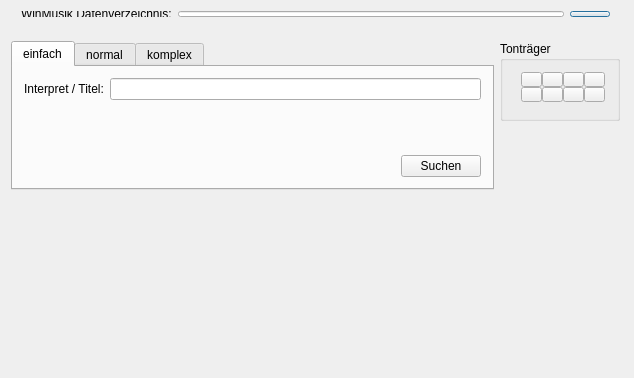
<ui version="4.0" >
 <class>wm2searchClass</class>
 <widget class="QDialog" name="wm2searchClass" >
  <property name="geometry" >
   <rect>
    <x>0</x>
    <y>0</y>
    <width>634</width>
    <height>378</height>
   </rect>
  </property>
  <property name="windowTitle" >
   <string>wm2search</string>
  </property>
  <widget class="QWidget" name="horizontalLayout" >
   <property name="geometry" >
    <rect>
     <x>10</x>
     <y>0</y>
     <width>611</width>
     <height>28</height>
    </rect>
   </property>
   <layout class="QHBoxLayout" >
    <item>
     <widget class="QLabel" name="label" >
      <property name="text" >
       <string>WinMusik Datenverzeichnis:</string>
      </property>
     </widget>
    </item>
    <item>
     <widget class="QLineEdit" name="wmpfad" />
    </item>
    <item>
     <widget class="QPushButton" name="WMPfadSuchen" >
      <property name="text" >
       <string/>
      </property>
      <property name="icon" >
       <iconset resource="resources.qrc" >:/resources/resources/folder-open-20.png</iconset>
      </property>
     </widget>
    </item>
   </layout>
  </widget>
  <widget class="QFrame" name="frame" >
   <property name="geometry" >
    <rect>
     <x>0</x>
     <y>30</y>
     <width>631</width>
     <height>171</height>
    </rect>
   </property>
   <property name="frameShape" >
    <enum>QFrame::NoFrame</enum>
   </property>
   <property name="frameShadow" >
    <enum>QFrame::Raised</enum>
   </property>
   <layout class="QHBoxLayout" >
    <item>
     <layout class="QHBoxLayout" >
      <item>
       <widget class="QTabWidget" name="searchtabs" >
        <property name="currentIndex" >
         <number>0</number>
        </property>
        <widget class="QWidget" name="tab" >
         <attribute name="title" >
          <string>einfach</string>
         </attribute>
         <layout class="QVBoxLayout" >
          <item>
           <layout class="QHBoxLayout" >
            <item>
             <widget class="QLabel" name="label_2" >
              <property name="text" >
               <string>Interpret / Titel:</string>
              </property>
             </widget>
            </item>
            <item>
             <widget class="QLineEdit" name="simple" />
            </item>
           </layout>
          </item>
          <item>
           <spacer>
            <property name="orientation" >
             <enum>Qt::Vertical</enum>
            </property>
            <property name="sizeHint" >
             <size>
              <width>20</width>
              <height>40</height>
             </size>
            </property>
           </spacer>
          </item>
          <item>
           <layout class="QHBoxLayout" >
            <item>
             <spacer>
              <property name="orientation" >
               <enum>Qt::Horizontal</enum>
              </property>
              <property name="sizeHint" >
               <size>
                <width>40</width>
                <height>20</height>
               </size>
              </property>
             </spacer>
            </item>
            <item>
             <widget class="QPushButton" name="suchen_simple" >
              <property name="text" >
               <string>Suchen</string>
              </property>
              <property name="icon" >
               <iconset resource="resources.qrc" >:/resources/resources/lupe-20.png</iconset>
              </property>
             </widget>
            </item>
           </layout>
          </item>
         </layout>
        </widget>
        <widget class="QWidget" name="tab_2" >
         <attribute name="title" >
          <string>normal</string>
         </attribute>
        </widget>
        <widget class="QWidget" name="tab_3" >
         <attribute name="title" >
          <string>komplex</string>
         </attribute>
        </widget>
       </widget>
      </item>
      <item>
       <layout class="QVBoxLayout" >
        <item>
         <widget class="QGroupBox" name="groupBox" >
          <property name="minimumSize" >
           <size>
            <width>120</width>
            <height>80</height>
           </size>
          </property>
          <property name="title" >
           <string>Tonträger</string>
          </property>
          <widget class="QWidget" name="gridLayout" >
           <property name="geometry" >
            <rect>
             <x>10</x>
             <y>20</y>
             <width>106</width>
             <height>52</height>
            </rect>
           </property>
           <layout class="QGridLayout" >
            <property name="horizontalSpacing" >
             <number>0</number>
            </property>
            <property name="verticalSpacing" >
             <number>0</number>
            </property>
            <item row="0" column="0" >
             <widget class="QToolButton" name="traeger_1" >
              <property name="text" >
               <string/>
              </property>
              <property name="icon" >
               <iconset resource="resources.qrc" >:/resources/resources/traeger0001.bmp</iconset>
              </property>
              <property name="checkable" >
               <bool>true</bool>
              </property>
             </widget>
            </item>
            <item row="0" column="1" >
             <widget class="QToolButton" name="traeger_2" >
              <property name="text" >
               <string/>
              </property>
              <property name="icon" >
               <iconset resource="resources.qrc" >:/resources/resources/traeger0002.bmp</iconset>
              </property>
              <property name="checkable" >
               <bool>true</bool>
              </property>
             </widget>
            </item>
            <item row="0" column="2" >
             <widget class="QToolButton" name="traeger_3" >
              <property name="text" >
               <string/>
              </property>
              <property name="icon" >
               <iconset resource="resources.qrc" >:/resources/resources/traeger0003.bmp</iconset>
              </property>
              <property name="checkable" >
               <bool>true</bool>
              </property>
             </widget>
            </item>
            <item row="0" column="3" >
             <widget class="QToolButton" name="traeger_4" >
              <property name="text" >
               <string/>
              </property>
              <property name="icon" >
               <iconset resource="resources.qrc" >:/resources/resources/traeger0004.bmp</iconset>
              </property>
              <property name="checkable" >
               <bool>true</bool>
              </property>
             </widget>
            </item>
            <item row="1" column="0" >
             <widget class="QToolButton" name="traeger_5" >
              <property name="text" >
               <string/>
              </property>
              <property name="icon" >
               <iconset resource="resources.qrc" >:/resources/resources/traeger0005.bmp</iconset>
              </property>
              <property name="checkable" >
               <bool>true</bool>
              </property>
             </widget>
            </item>
            <item row="1" column="1" >
             <widget class="QToolButton" name="traeger_6" >
              <property name="text" >
               <string/>
              </property>
              <property name="icon" >
               <iconset resource="resources.qrc" >:/resources/resources/traeger0006.bmp</iconset>
              </property>
              <property name="checkable" >
               <bool>true</bool>
              </property>
             </widget>
            </item>
            <item row="1" column="2" >
             <widget class="QToolButton" name="traeger_7" >
              <property name="text" >
               <string/>
              </property>
              <property name="icon" >
               <iconset resource="resources.qrc" >:/resources/resources/traeger0007.bmp</iconset>
              </property>
              <property name="checkable" >
               <bool>true</bool>
              </property>
             </widget>
            </item>
            <item row="1" column="3" >
             <widget class="QToolButton" name="traeger_8" >
              <property name="text" >
               <string/>
              </property>
              <property name="icon" >
               <iconset resource="resources.qrc" >:/resources/resources/traeger0008.bmp</iconset>
              </property>
              <property name="checkable" >
               <bool>true</bool>
              </property>
             </widget>
            </item>
           </layout>
          </widget>
         </widget>
        </item>
        <item>
         <spacer>
          <property name="orientation" >
           <enum>Qt::Vertical</enum>
          </property>
          <property name="sizeHint" >
           <size>
            <width>20</width>
            <height>40</height>
           </size>
          </property>
         </spacer>
        </item>
       </layout>
      </item>
     </layout>
    </item>
   </layout>
  </widget>
 </widget>
 <layoutdefault spacing="6" margin="11" />
 <resources>
  <include location="resources.qrc" />
 </resources>
 <connections/>
</ui>
